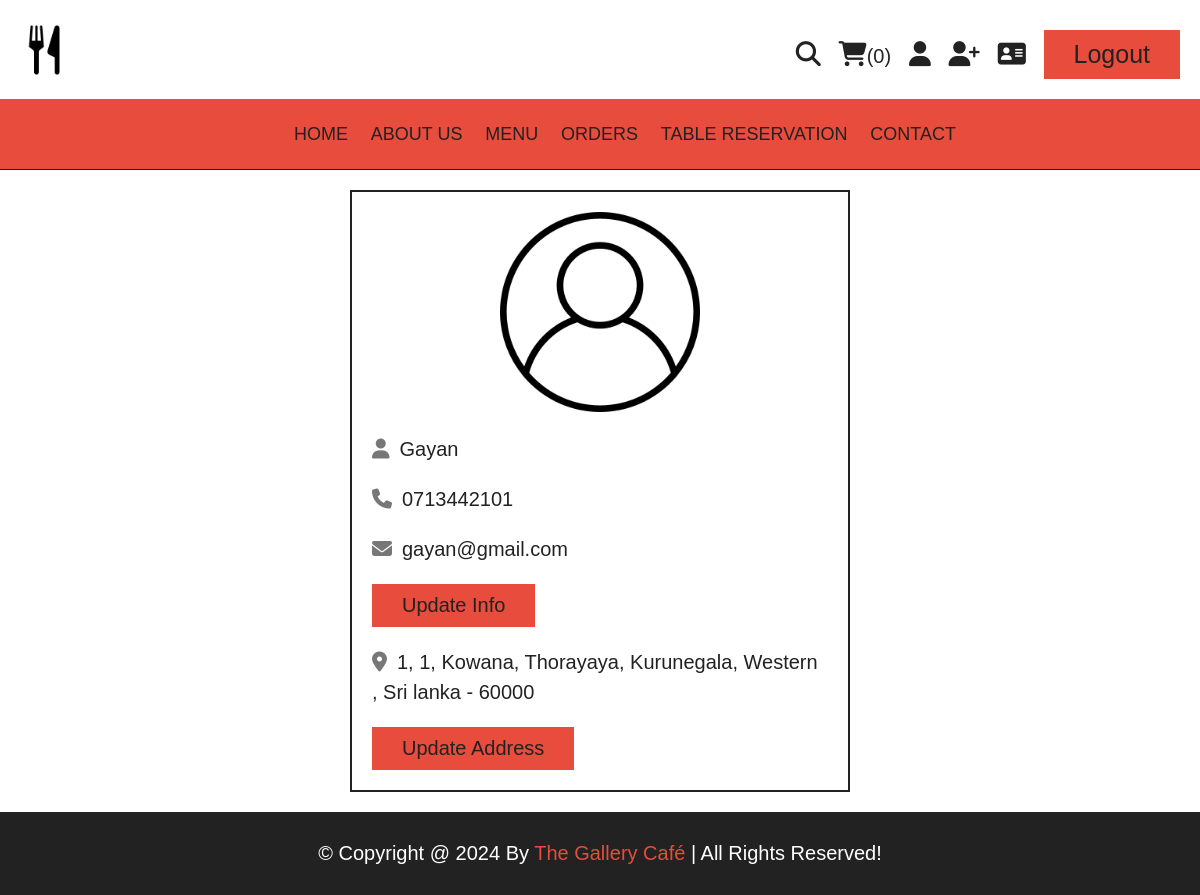
The app's page /profile.php (signed in) with its own data.
### tables this page shows
CREATE TABLE `users` (
  `id` int(100) NOT NULL,
  `name` varchar(20) NOT NULL,
  `email` varchar(50) NOT NULL,
  `number` varchar(10) NOT NULL,
  `password` varchar(50) NOT NULL,
  `address` varchar(500) NOT NULL
);

### profile.php (the view, shortened to what this page needs)
<?php
include 'components/connect.php';
?>
<!DOCTYPE html>
<html lang="en">
<head>
   <link rel="stylesheet" href="https://cdnjs.cloudflare.com/ajax/libs/font-awesome/6.1.1/css/all.min.css">
   <link rel="stylesheet" href="css/style.css">
</head>
<body>
<?php include 'components/navbar.php'; ?>
<?php include 'components/navlinks.php'; ?>
<section class="user-details">
   <div class="user">
      <img src="images/user-icon.png" alt="">
      <p><i class="fas fa-user"></i><span><span><?= $fetch_profile['name']; ?></span></span></p>
      <p><i class="fas fa-phone"></i><span><?= $fetch_profile['number']; ?></span></p>
      <p><i class="fas fa-envelope"></i><span><?= $fetch_profile['email']; ?></span></p>
      <a href="update_profile.php" class="btn">update info</a>
      <p class="address"><i class="fas fa-map-marker-alt"></i><span><?php if($fetch_profile['address'] == ''){echo 'please enter your address';}else{echo $fetch_profile['address'];} ?></span></p>
      <a href="update_address.php" class="btn">update address</a>
   </div>
</section>
<?php include 'components/footer.php'; ?>
</body>
</html>

### css/style.css (style rules this page uses)
:root { --yellow:#e74c3c; --red:#e74c3c; --white:#fff; --black:#222; --light-color:#777; --border:.2rem solid var(--black); }
* { font-family: 'Montserrat', sans-serif; margin:0; padding:0; box-sizing: border-box; outline: none; border: none; text-decoration: none; }
html { font-size: 62.5%; overflow-x: hidden; scroll-behavior: smooth; stop-opacity: 7rem; }
section { margin:0 auto; max-width: 1200px; padding:2rem; }
.btn, .delete-btn { margin-top: 1rem; display: inline-block; font-size: 2rem; padding:1rem 3rem; cursor: pointer; text-transform: capitalize; transition: .2s linear; }
.btn { background-color: var(--yellow); color:var(--black); }
.user-details .user { max-width: 50rem; margin:0 auto; border:var(--border); padding:2rem; }
.user-details .user img { width: 100%; height: 20rem; object-fit: contain; margin-bottom: 1rem; }
.user-details .user p { padding:1rem 0; line-height: 1.5; font-size: 2rem; }
.user-details .user p span { color:var(--black); }
.user-details .user p i { margin-right: 1rem; color:var(--light-color); }
.user-details .user .address { margin-top: 1rem; }

### records on screen
users: name "Gayan", number "0713442101", email "gayan@gmail.com", address "1, 1, Kowana, Thorayaya, Kurunegala, Western , Sri lanka - 60000"

### other values on screen
$total_cart_items "0"
